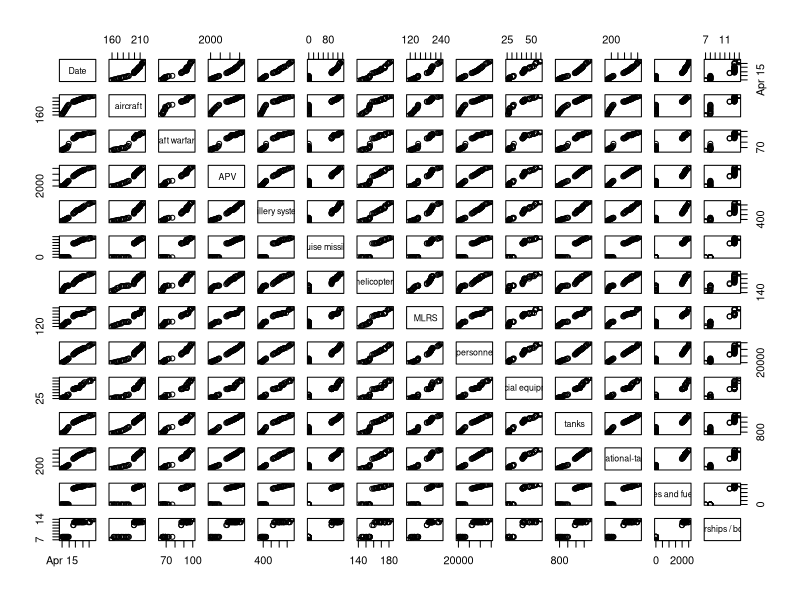

Generate this figure with R:
library(reshape2)

data = read.csv("resources/ukr-mod-data.csv")
data.totals <- subset( data, select=-c(Delta))
data.totals$Date <- as.Date( paste0("2022.",data.totals$Date), format="%Y.%d.%m")
data.shaped <- dcast(data.totals, Date ~ Item )
pairs(data.shaped)